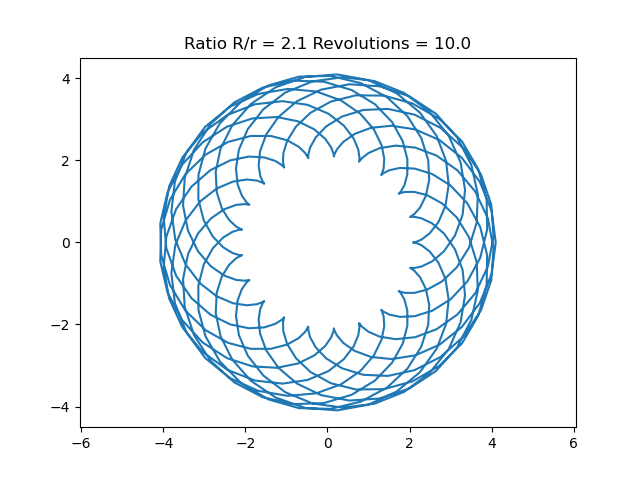

Write Python code to recreate this figure.
#! /usr/bin/env python3
#
def epicycloid_plot ( k, s, n ):

#*****************************************************************************80
#
## epicycloid_plot() plots points along an epicycloid.
#
#  Licensing:
#
#    This code is distributed under the MIT license.
#
#  Modified:
#
#    20 December 2022
#
#  Author:
#
#    John Burkardt
#
#  Input:
#
#    real K, the ratio between the large and small circles.
#
#    real S, the number of times the small circle rotates around
#    the large circle.
#
#    integer N: the number of points to plot.
#
  import matplotlib.pyplot as plt

  x, y = epicycloid_xy ( k, s, n )

  plt.clf ( )
  plt.plot ( x, y )
  plt.axis ( 'equal' )
  w = 'Ratio R/r = ' + str ( k ) + ' Revolutions = ' + str ( s )
  plt.title ( w )

  filename = 'epicycloid.png'
  plt.savefig ( filename )
  print ( '  Graphics saved as "' + filename + '"' )

  return

def epicycloid_test ( ):

#*****************************************************************************80
#
## epicycloid_test() tests epicycloid().
#
#  Licensing:
#
#    This code is distributed under the MIT license.
#
#  Modified:
#
#    20 December 2022
#
#  Author:
#
#    John Burkardt
#
  import numpy as np
  import platform

  print ( '' )
  print ( 'epicycloid_test():' )
  print ( '  python version: ' + platform.python_version ( ) )
  print ( '  numpy version:  ' + np.version.version )
  print ( '  Test epicycloid().' )

  k = 2.1
  s = 10.0
  n = 501

  print ( '' )
  print ( '  Ratio R/r =', k )
  print ( '  Number of rotations =', s )
  print ( '  Number of points computed will be', n )

  epicycloid_plot ( k, s, n )
#
#  Terminate.
#
  print ( '' )
  print ( 'epicycloid_test():' )
  print ( '  Normal end of execution.' )

  return

def epicycloid_xy ( k, s, n ):

#*****************************************************************************80
#
## epicycloid_xy() computes XY points along an epicycloid.
#
#  Licensing:
#
#    This code is distributed under the MIT license.
#
#  Modified:
#
#    20 December 2022
#
#  Author:
#
#    John Burkardt
#
#  Input:
#
#    real K, the ratio between the large and small circles.
#
#    real S, the number of times the small circle rotates around
#    the large circle.
#
#    integer N, the number of points to compute.
#
#  Output:
#
#    real X(*), Y(*), the Cartesian coordinates of points along the epicycloid.
#
  import numpy as np

  rsmall = 1.0

  t = np.linspace ( 0.0, 2.0 * np.pi * s, n )
  x = rsmall * ( k + 1 ) * np.cos ( t ) - rsmall * np.cos ( ( k + 1 ) * t )
  y = rsmall * ( k + 1 ) * np.sin ( t ) - rsmall * np.sin ( ( k + 1 ) * t )

  return x, y

def timestamp ( ):

#*****************************************************************************80
#
## timestamp() prints the date as a timestamp.
#
#  Licensing:
#
#    This code is distributed under the MIT license. 
#
#  Modified:
#
#    21 August 2019
#
#  Author:
#
#    John Burkardt
#
  import time

  t = time.time ( )
  print ( time.ctime ( t ) )

  return

if ( __name__ == '__main__' ):
  timestamp ( )
  epicycloid_test ( )
  timestamp ( )
